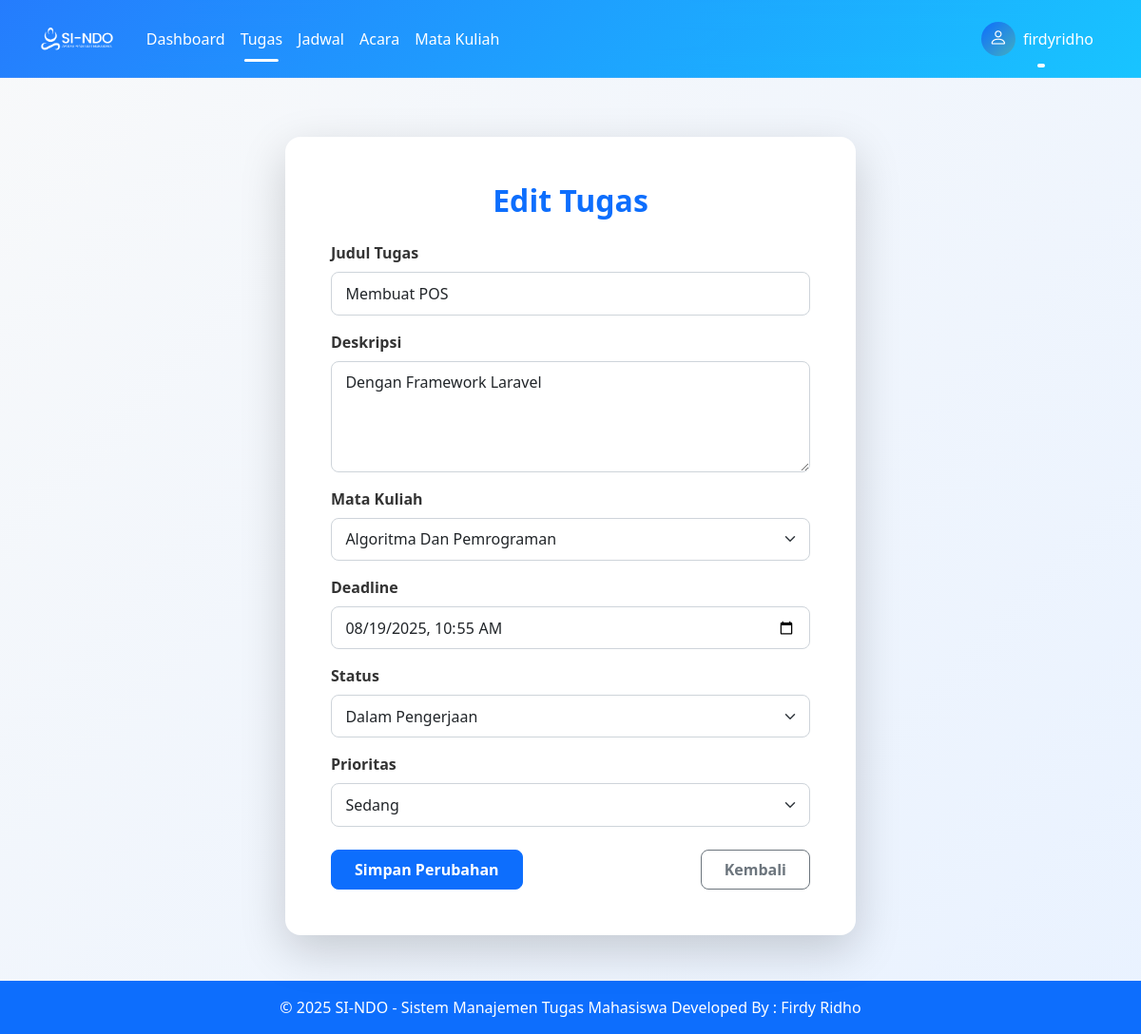
Page /pages/tugas/edit.php?id=3 (signed in) on the committed database.
### tables this page shows
CREATE TABLE `tugas` (
  `id` int(11) NOT NULL,
  `judul` varchar(100) NOT NULL,
  `deskripsi` text DEFAULT NULL,
  `mk_id` int(11) NOT NULL,
  `deadline` datetime NOT NULL,
  `status` enum('Belum Dimulai','Dalam Pengerjaan','Selesai') DEFAULT 'Belum Dimulai',
  `prioritas` enum('Rendah','Sedang','Tinggi') DEFAULT 'Sedang',
  `user_id` int(11) NOT NULL,
  `created_at` timestamp NOT NULL DEFAULT current_timestamp()
);

CREATE TABLE `mata_kuliah` (
  `id` int(11) NOT NULL,
  `kode_mk` varchar(20) NOT NULL,
  `nama_mk` varchar(100) NOT NULL,
  `sks` int(11) NOT NULL,
  `dosen` varchar(100) NOT NULL,
  `ruangan` varchar(20) DEFAULT NULL,
  `user_id` int(11) NOT NULL
);

### pages/tugas/edit.php (the view, shortened to what this page needs)
<?php
require_once '../../config/database.php';
$stmt = $pdo->prepare("SELECT * FROM tugas WHERE id = ? AND user_id = ?");
$stmt->execute([$_GET['id'], $_SESSION['user_id']]);
$tugas = $stmt->fetch(PDO::FETCH_ASSOC);
$stmt = $pdo->prepare("SELECT * FROM mata_kuliah WHERE user_id = ?");
$stmt->execute([$_SESSION['user_id']]);
$mata_kuliah = $stmt->fetchAll(PDO::FETCH_ASSOC);
?>
<?php include '../../includes/header.php'; ?>
<div class="container my-5 d-flex justify-content-center">
    <div class="card shadow-lg border-0 rounded-4 w-100 fade-in-up" style="max-width: 600px;">
        <div class="card-body p-4 p-md-5">
            <h2 class="fw-bold mb-4 text-center text-primary">Edit Tugas</h2>
            <form method="post">
                <div class="mb-3">
                    <label for="judul" class="form-label">Judul Tugas</label>
                    <input type="text" class="form-control" id="judul" name="judul" value="<?= htmlspecialchars($tugas['judul']) ?>" required>
                </div>
                <div class="mb-3">
                    <label for="deskripsi" class="form-label">Deskripsi</label>
                    <textarea class="form-control" id="deskripsi" name="deskripsi" rows="4"><?= htmlspecialchars($tugas['deskripsi']) ?></textarea>
                </div>
                <div class="mb-3">
                    <label for="mk_id" class="form-label">Mata Kuliah</label>
                    <select class="form-select" id="mk_id" name="mk_id">
                        <?php foreach ($mata_kuliah as $mk): ?>
                            <option value="<?= $mk['id'] ?>" <?= $mk['id'] == $tugas['mk_id'] ? 'selected' : '' ?>>
                                <?= htmlspecialchars($mk['nama_mk']) ?>
                            </option>
                        <?php endforeach; ?>
                    </select>
                </div>
                <div class="mb-3">
                    <label for="deadline" class="form-label">Deadline</label>
                    <input type="datetime-local" class="form-control" id="deadline" name="deadline"
                           value="<?= date('Y-m-d\TH:i', strtotime($tugas['deadline'])) ?>" required>
                </div>
                <div class="mb-3">
                    <label for="status" class="form-label">Status</label>
                    <select class="form-select" id="status" name="status">
                        <option value="Dalam Pengerjaan" <?= $tugas['status'] == 'Dalam Pengerjaan' ? 'selected' : '' ?>>Dalam Pengerjaan</option>
                    </select>
                </div>
                <div class="mb-3">
                    <label for="prioritas" class="form-label">Prioritas</label>
                    <select class="form-select" id="prioritas" name="prioritas">
                        <option value="Sedang" <?= $tugas['prioritas'] == 'Sedang' ? 'selected' : '' ?>>Sedang</option>
                    </select>
                </div>
                <div class="d-flex flex-column flex-md-row gap-2 justify-content-between mt-4">
                    <button type="submit" class="btn btn-primary px-4 py-2 rounded-3 fw-semibold">Simpan Perubahan</button>
                    <a href="index.php" class="btn btn-outline-secondary px-4 py-2 rounded-3 fw-semibold">Kembali</a>
                </div>
            </form>
        </div>
    </div>
</div>
<?php include '../../includes/footer.php'; ?>

### pages/tugas/edit.php (style rules this page uses)
body { background: linear-gradient(135deg, #f8f9fa, #e9f2ff); }
.card { background: #fff; animation: fadeInUp 0.8s ease-out; }
.form-label { font-weight: 600; color: #333; }
.form-control, .form-select { border-radius: 0.5rem; padding: 0.6rem 0.9rem; border: 1px solid #ced4da; transition: all 0.2s ease-in-out; }
.btn { transition: transform 0.2s ease-in-out; }
.fade-in-up { animation: fadeInUp 0.8s ease-out; }

### rows in the picture
tugas: judul "Membuat POS", deskripsi "Dengan Framework Laravel", mk_id "Algoritma Dan Pemrograman", deadline "08/19/2025 10:55", status "Dalam Pengerjaan", prioritas "Sedang"

### other values in the picture
$_SESSION['username'] "firdyridho"
